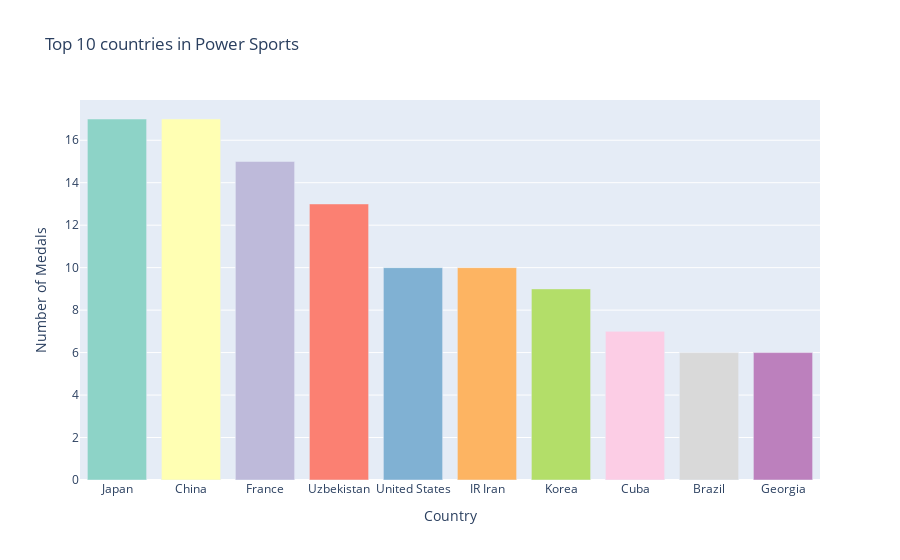

Notebook code for this chart:
### Markdown cell above
To visualize the countries dominating power sports, let's examine the top ten medal earners in this category.

### Code cell
medals = pd.read_csv('archive/medals.csv')

discipline_to_sport_family = {
  "3x3 Basketball": "Basketball",
  "Archery": "Archery",
  "Artistic Gymnastics": "Gymnastics",
  "Artistic Swimming": "Aquatics",
  "Athletics": "Athletics",
  "Badminton": "Badminton",
  "Baseball/Softball": "Baseball/Softball",
  "Basketball": "Basketball",
  "Beach Volleyball": "Volleyball",
  "Boxing": "Boxing",
  "Breaking": "DanceSport",
  "Canoe Slalom": "Canoeing",
  "Canoe Sprint": "Canoeing",
  "Cycling BMX Freestyle": "Cycling",
  "Cycling BMX Racing": "Cycling",
  "Cycling Mountain Bike": "Cycling",
  "Cycling Road": "Cycling",
  "Cycling Track": "Cycling",
  "Diving": "Aquatics",
  "Equestrian": "Equestrian",
  "Fencing": "Fencing",
  "Football": "Football",
  "Golf": "Golf",
  "Handball": "Handball",
  "Hockey": "Hockey",
  "Judo": "Judo",
  "Karate": "Karate",
  "Marathon Swimming": "Aquatics",
  "Modern Pentathlon": "Modern Pentathlon",
  "Rhythmic Gymnastics": "Gymnastics",
  "Rowing": "Rowing",
  "Rugby Sevens": "Rugby",
  "Sailing": "Sailing",
  "Shooting": "Shooting",
  "Skateboarding": "Skateboarding",
  "Sport Climbing": "Climbing",
  "Surfing": "Surfing",
  "Swimming": "Aquatics",
  "Table Tennis": "Table Tennis",
  "Taekwondo": "Taekwondo",
  "Tennis": "Tennis",
  "Trampoline Gymnastics": "Gymnastics",
  "Triathlon": "Triathlon",
  "Volleyball": "Volleyball",
  "Water Polo": "Aquatics",
  "Weightlifting": "Weightlifting",
  "Wrestling": "Wrestling"
}

medals['sport_family'] = medals['discipline'].map(discipline_to_sport_family)

sport_groups = {
  "Power Sports": ["Weightlifting", "Boxing", "Judo", "Karate", "Taekwondo", "Wrestling"],
  "Endurance Sports": ["Cycling", "Rowing", "Triathlon"],
  "Speed Sports": ["Athletics", "Swimming", "Basketball", "Handball", "Hockey", "Football", "Rugby"],
  "Skill Sports": ["Gymnastics", "Fencing", "Golf", "Shooting", "Archery", "Table Tennis", "Badminton", "Tennis", "Baseball/Softball"],
  "Water Sports": ["Aquatics", "Canoeing", "Sailing", "Surfing"],
  "Board Sports": ["Skateboarding", "Surfing"],
  "Combination Sports": ["Modern Pentathlon"],
  "Team Sports": ["Basketball", "Volleyball", "Handball", "Hockey", "Football", "Rugby", "Baseball/Softball"]
}

power_sports = medals[medals['sport_family'].isin(sport_groups['Power Sports'])]
endurance_sports = medals[medals['sport_family'].isin(sport_groups['Endurance Sports'])]
speed_sports = medals[medals['sport_family'].isin(sport_groups['Speed Sports'])]
skill_sports = medals[medals['sport_family'].isin(sport_groups['Skill Sports'])]
water_sports = medals[medals['sport_family'].isin(sport_groups['Water Sports'])]
board_sports = medals[medals['sport_family'].isin(sport_groups['Board Sports'])]
combination_sports = medals[medals['sport_family'].isin(sport_groups['Combination Sports'])]
team_sports = medals[medals['sport_family'].isin(sport_groups['Team Sports'])]

def plot_top_10_medals(df, title):
  top_10_countries = df['country_code'].value_counts().head(10)
  # Use different color for each country
  fig = go.Figure(data=[go.Bar(
    x=top_10_countries.index, 
    y=top_10_countries,
    marker_color=px.colors.qualitative.Set3[:10]
  )])
  fig.update_layout(title=title, xaxis_title='Country', yaxis_title='Number of Medals', 
                    xaxis=dict(tickmode='array', 
                               tickvals=top_10_countries.index, 
                               ticktext=country_mapping.loc[top_10_countries.index, 'country']))
  fig.show()
  
plot_top_10_medals(power_sports, 'Top 10 countries in Power Sports')

### Figure 1 — Plotly figure (JSON) as saved in the notebook; plotly's stock layout.template omitted (floating-point values rounded to 4 significant figures)
{"data": [{"marker": {"color": ["rgb(141,211,199)", "rgb(255,255,179)", "rgb(190,186,218)", "rgb(251,128,114)", "rgb(128,177,211)", "rgb(253,180,98)", "rgb(179,222,105)", "rgb(252,205,229)", "rgb(217,217,217)", "rgb(188,128,189)"]}, "type": "bar", "x": ["JPN", "CHN", "FRA", "UZB", "USA", "IRI", "KOR", "CUB", "BRA", "GEO"], "y": [17, 17, 15, 13, 10, 10, 9, 7, 6, 6]}], "layout": {"title": {"text": "Top 10 countries in Power Sports"}, "xaxis": {"tickmode": "array", "ticktext": ["Japan", "China", "France", "Uzbekistan", "United States", "IR Iran", "Korea", "Cuba", "Brazil", "Georgia"], "tickvals": ["JPN", "CHN", "FRA", "UZB", "USA", "IRI", "KOR", "CUB", "BRA", "GEO"], "title": {"text": "Country"}}, "yaxis": {"title": {"text": "Number of Medals"}}}}
